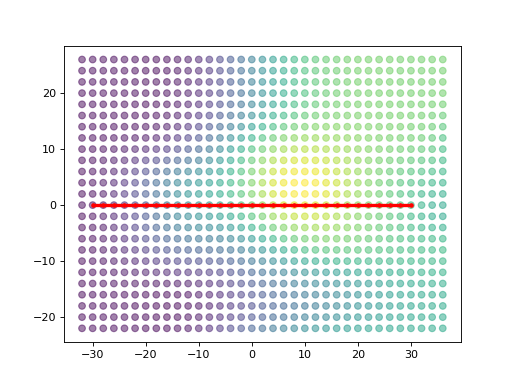

The script that drew this image:
import matplotlib.pyplot as plt
import numpy as np
import dhart
from dhart.geometry import LoadOBJ, CommonRotations
from dhart.graphgenerator import GenerateGraph
from dhart.raytracer import EmbreeBVH
from dhart.pathfinding import DijkstraShortestPath
from dhart.spatialstructures.cost_algorithms import (
                                    CalculateEnergyExpenditure, CostAlgorithmKeys)
#
obj_path = dhart.get_sample_model("energy_blob_zup.obj")
obj = LoadOBJ(obj_path)
bvh = EmbreeBVH(obj, True)
start_point = (-30, 0, 20)
spacing = (2, 2, 180)
max_nodes = 5000
up_step, down_step = 30, 70
up_slope, down_slope = 60, 60
max_step_connections = 1
graph = GenerateGraph(bvh, start_point, spacing, max_nodes,
                        up_step,up_slope,down_step,down_slope,
                        max_step_connections, cores=-1)
#
nodes = graph.getNodes()
print(f"Graph Generated with {len(nodes.array)} nodes")
# Expected:
## Graph Generated with 875 nodes
#
p_desired = np.array([[-30,0],[30,0]])
closest_nodes = graph.get_closest_nodes(p_desired,z=False)
print("Closest Node: ", closest_nodes)
# Expected:
## Closest Node:  [  0 786]
#
from scipy.spatial.distance import cdist
closest_nodes_all = cdist(graph.get_node_points(), graph.get_node_points())
start_id, end_id = closest_nodes[0], closest_nodes[1]
path = DijkstraShortestPath(graph, start_id, end_id)
path_sum = np.sum(path['cost_to_next'])
print('Total path cost: ', path_sum)
# Expected:
## Total path cost:  62.0201
#
path_xyz = np.take(nodes[['x','y','z']], path['id'])
x_nodes, y_nodes, z_nodes = nodes['x'], nodes['y'], nodes['z']
x_path, y_path, z_path = path_xyz['x'], path_xyz['y'], path_xyz['z']
plt.scatter(x_nodes, y_nodes, c=z_nodes, alpha=0.5) # doctest: +SKIP
plt.plot(x_path,y_path, c="red", marker='.',linewidth=3) # doctest: +SKIP
plt.show() # doctest: +SKIP
